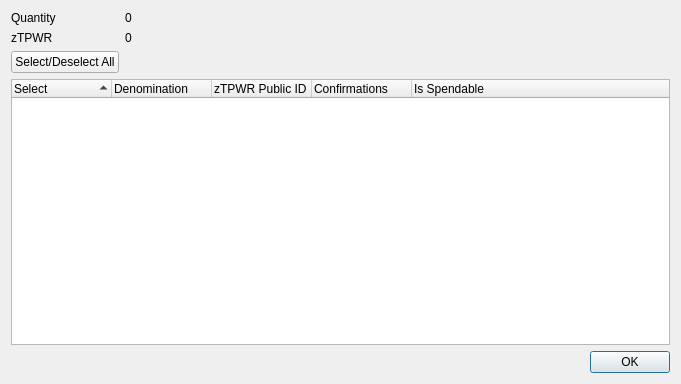
<?xml version="1.0" encoding="UTF-8"?>
<ui version="4.0">
 <class>ZtpwrControlDialog</class>
 <widget class="QDialog" name="ZtpwrControlDialog">
  <property name="geometry">
   <rect>
    <x>0</x>
    <y>0</y>
    <width>681</width>
    <height>384</height>
   </rect>
  </property>
  <property name="minimumSize">
   <size>
    <width>681</width>
    <height>384</height>
   </size>
  </property>
  <property name="windowTitle">
   <string>Select zTPWR to Spend</string>
  </property>
  <layout class="QGridLayout" name="gridLayout">
   <item row="0" column="0">
    <layout class="QFormLayout" name="formLayout">
     <property name="sizeConstraint">
      <enum>QLayout::SetDefaultConstraint</enum>
     </property>
     <item row="0" column="0">
      <widget class="QLabel" name="labelQuantity">
       <property name="text">
        <string>Quantity</string>
       </property>
      </widget>
     </item>
     <item row="0" column="1">
      <widget class="QLabel" name="labelQuantity_int">
       <property name="text">
        <string>0</string>
       </property>
      </widget>
     </item>
     <item row="1" column="0">
      <widget class="QLabel" name="labelZtpwr">
       <property name="text">
        <string>zTPWR</string>
       </property>
      </widget>
     </item>
     <item row="1" column="1">
      <widget class="QLabel" name="labelZtpwr_int">
       <property name="text">
        <string>0</string>
       </property>
      </widget>
     </item>
     <item row="2" column="0">
      <widget class="QPushButton" name="pushButtonAll">
       <property name="text">
        <string>Select/Deselect All</string>
       </property>
      </widget>
     </item>
    </layout>
   </item>
   <item row="1" column="0">
    <layout class="QVBoxLayout" name="verticalLayout">
     <item>
      <widget class="QTreeWidget" name="treeWidget">
       <property name="minimumSize">
        <size>
         <width>0</width>
         <height>250</height>
        </size>
       </property>
       <property name="alternatingRowColors">
        <bool>true</bool>
       </property>
       <property name="sortingEnabled">
        <bool>true</bool>
       </property>
       <property name="columnCount">
        <number>5</number>
       </property>
       <attribute name="headerDefaultSectionSize">
        <number>100</number>
       </attribute>
       <column>
        <property name="text">
         <string notr="true">Select</string>
        </property>
       </column>
       <column>
        <property name="text">
         <string notr="true">Denomination</string>
        </property>
       </column>
       <column>
        <property name="text">
         <string notr="true">zTPWR Public ID</string>
        </property>
       </column>
       <column>
        <property name="text">
         <string notr="true">Confirmations</string>
        </property>
       </column>
       <column>
        <property name="text">
         <string>Is Spendable</string>
        </property>
       </column>
      </widget>
     </item>
     <item>
      <widget class="QDialogButtonBox" name="buttonBox">
       <property name="orientation">
        <enum>Qt::Horizontal</enum>
       </property>
       <property name="standardButtons">
        <set>QDialogButtonBox::Ok</set>
       </property>
      </widget>
     </item>
    </layout>
   </item>
  </layout>
 </widget>
 <resources/>
 <connections>
  <connection>
   <sender>buttonBox</sender>
   <signal>accepted()</signal>
   <receiver>ZtpwrControlDialog</receiver>
   <slot>accept()</slot>
   <hints>
    <hint type="sourcelabel">
     <x>248</x>
     <y>254</y>
    </hint>
    <hint type="destinationlabel">
     <x>157</x>
     <y>274</y>
    </hint>
   </hints>
  </connection>
  <connection>
   <sender>buttonBox</sender>
   <signal>rejected()</signal>
   <receiver>ZtpwrControlDialog</receiver>
   <slot>reject()</slot>
   <hints>
    <hint type="sourcelabel">
     <x>316</x>
     <y>260</y>
    </hint>
    <hint type="destinationlabel">
     <x>286</x>
     <y>274</y>
    </hint>
   </hints>
  </connection>
 </connections>
</ui>
